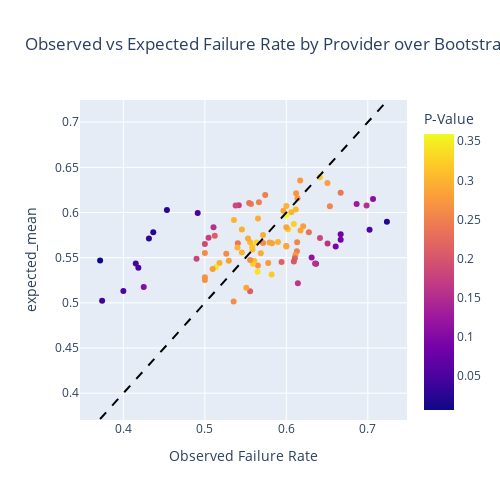

The code cell stored with this chart in its notebook:
### Code cell
fig = px.scatter(
    boostrapped_null_agg, 
    x="observed_failure_rate", 
    y="expected_mean", 
    color="p_value", 
    title="Observed vs Expected Failure Rate by Provider"+"\n"+"over Bootstrapped Samples",
    labels={"observed_failure_rate": "Observed Failure Rate", "p_value": "P-Value"}
)

# Add identity line (y = x)
min_val = min(boostrapped_null_agg["observed_failure_rate"].min(), boostrapped_null_agg["expected_mean"].min())
max_val = max(boostrapped_null_agg["observed_failure_rate"].max(), boostrapped_null_agg["expected_mean"].max())
fig.add_shape(type="line", x0=min_val, y0=min_val, x1=max_val, y1=max_val, line=dict(color="black", dash="dash"))
fig.update_layout(height=500, width=500)
fig.show()

fig_path = os.path.join(output_dir, "expectedxobservedfailure_bootstrapped.png")
pio.write_image(fig, fig_path)
